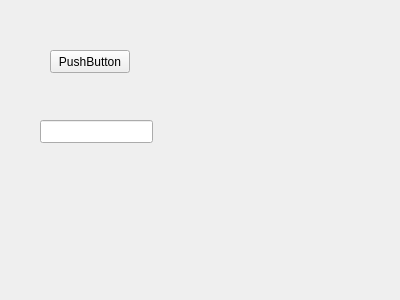
<?xml version="1.0" encoding="UTF-8"?>
<ui version="4.0">
 <class>Widget</class>
 <widget class="QWidget" name="Widget">
  <property name="geometry">
   <rect>
    <x>0</x>
    <y>0</y>
    <width>400</width>
    <height>300</height>
   </rect>
  </property>
  <property name="windowTitle">
   <string>Widget</string>
  </property>
  <widget class="QPushButton" name="pushButton">
   <property name="geometry">
    <rect>
     <x>50</x>
     <y>50</y>
     <width>80</width>
     <height>23</height>
    </rect>
   </property>
   <property name="text">
    <string>PushButton</string>
   </property>
  </widget>
  <widget class="QLineEdit" name="lineEdit">
   <property name="geometry">
    <rect>
     <x>40</x>
     <y>120</y>
     <width>113</width>
     <height>23</height>
    </rect>
   </property>
  </widget>
 </widget>
 <layoutdefault spacing="6" margin="11"/>
 <resources/>
 <connections/>
</ui>
